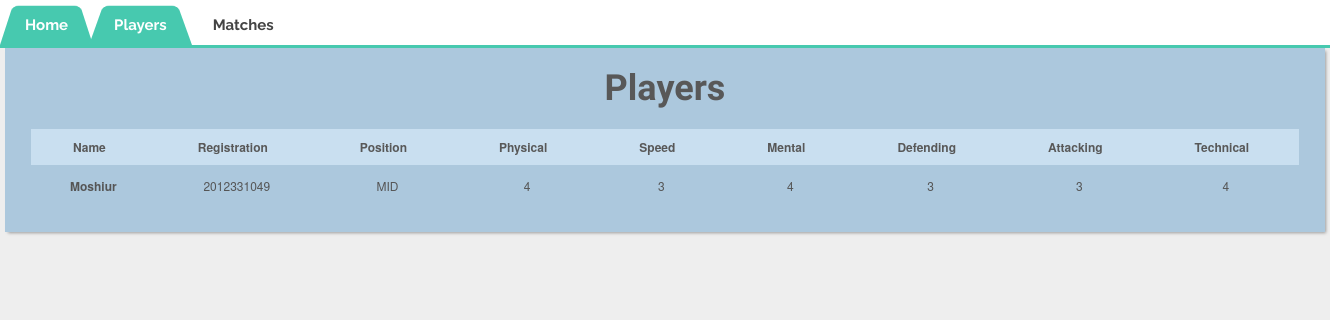
The app's page /php/new/table_2.php?team_id=1 with its own data.
### tables this page shows
CREATE TABLE `player_attributes` (
  `Player_ID` int(11) NOT NULL,
  `Physical` int(11) DEFAULT NULL,
  `Speed` int(11) DEFAULT NULL,
  `Mental` int(11) DEFAULT NULL,
  `Defending` int(11) DEFAULT NULL,
  `Attacking` int(11) DEFAULT NULL,
  `Technical` int(11) DEFAULT NULL
);

CREATE TABLE `player_info` (
  `Player_ID` int(11) NOT NULL,
  `Team_ID` int(11) DEFAULT NULL,
  `First_Name` varchar(100) NOT NULL,
  `Last_Name` varchar(100) NOT NULL,
  `Position` varchar(20) DEFAULT NULL,
  `Team_Preference` varchar(100) DEFAULT NULL,
  `Country_Name` varchar(100) NOT NULL DEFAULT 'Bangladesh'
);

### php/new/table_2.php (the view, shortened to what this page needs)
<?php
require 'db_connect.php';
$ID=$_GET['team_id'];
$query="SELECT First_Name,player_info.Player_ID,position,Physical,Speed,Mental,Defending,Attacking,Technical from player_info,player_attributes where player_info.Player_ID=player_attributes.Player_ID and player_info.Team_ID='$ID'";
$query_run = mysqli_query($con,$query);
$query_num_rows=0;
?>
<head>
        <link rel="stylesheet" href="table_2.css">
    </head>
<body>
<div id='cssmenu'>
<ul id='ul'>
   <li><a href='http://localhost/php/new/menu/'>Home</a></li>
   <li class='active' class='active'><a href='http://localhost/php/new/table_2.php?team_id=<?php echo $ID ?>'>Players</a></li>
   <li><a href='http://localhost/php/new/match_myteam.php?team_id=<?php echo $ID ?>'>Matches</a></li>
</ul>
</div>
 <div id="wrapper">
  <h1>Players</h1>
	<?php
			if(!$query_run){
		?>
			<h1>Error!</h1>
		<?php
			}
			else{
				$query_num_rows = mysqli_num_rows($query_run);
			}
				if($query_num_rows==0){
		?>
				<h1>No Players Yet!</h1>
		<?php
				}
				else{
		?>
	<table id="keywords" cellspacing="0" cellpadding="0">
	<thead>
      <tr>
        <th><span>Name</span></th>
		<th><span>Registration</span></th>
        <th><span>Position</span></th>
        <th><span>Physical</span></th>
        <th><span>Speed</span></th>
        <th><span>Mental</span></th>
		<th><span>Defending</span></th>
		<th><span>Attacking</span></th>
		<th><span>Technical</span></th>
      </tr>
    </thead>
    <tbody>
		<?php
			while($row = mysqli_fetch_array($query_run))
			     {
		?>
      <tr>
        <td class="lalign"><?php echo $row[0]?></td>
        <td><?php echo $row[1]?></td>
        <td><?php echo $row[2]?></td>
        <td><?php echo $row[3]?></td>
        <td><?php echo $row[4]?></td>
		<td><?php echo $row[5]?></td>
		<td><?php echo $row[6]?></td>
		<td><?php echo $row[7]?></td>
		<td><?php echo $row[8]?></td>
      </tr>
	  <?php
			     }
			}
	   ?>
    </tbody>
  </table>
 </div>
</body>

### php/new/table_2.css (style rules this page uses)
#cssmenu, #cssmenu ul, #cssmenu ul li, #cssmenu ul li a { margin: 0; padding: 0; border: 0; list-style: none; line-height: 1; display: block; position: relative; -webkit-box-sizing: border-box; -moz-box-sizing: border-box; box-sizing: border-box; }
#cssmenu:after, #cssmenu > ul:after { content: "."; display: block; clear: both; visibility: hidden; visibility: hidden; line-height: 0; height: 0; }
#cssmenu { width: auto; border-bottom: 3px solid #47c9af; font-family: Raleway, sans-serif; line-height: 1; }
#cssmenu ul { background: #ffffff; }
#cssmenu > ul > li { float: left; }
#cssmenu > ul > li > a { z-index: 2; padding: 18px 25px 12px 25px; font-size: 15px; font-weight: bolder; text-decoration: none; color: #444444; -webkit-transition: all .2s ease; -moz-transition: all .2s ease; -ms-transition: all .2s ease; -o-transition: all .2s ease; transition: all .2s ease; margin-right: -4px; }
#cssmenu > ul > li.active > a, #cssmenu > ul > li:hover > a, #cssmenu > ul > li > a:hover { color: #ffffff; }
#cssmenu > ul > li > a:after { position: absolute; left: 0; bottom: 0; right: 0; z-index: -1; width: 100%; height: 120%; border-top-left-radius: 8px; border-top-right-radius: 8px; content: ""; -webkit-transition: all .2s ease; -o-transition: all .2s ease; transition: all .2s ease; -webkit-transform: perspective(5px) rotateX(2deg); -webkit-transform-origin: bottom; -moz-transform: perspective(5px) rotateX(2deg); -moz-transform-origin: bottom; transform: perspective(5px) rotateX(2deg); transform-origin: bottom; }
#cssmenu > ul > li.active > a:after, #cssmenu > ul > li:hover > a:after, #cssmenu > ul > li > a:hover:after { background: #47c9af; }
html, body, div, span, applet, object, iframe, h1, h2, h3, h4, h5, h6, p, blockquote, pre, a, abbr, acronym, address, big, cite, code, del, dfn, em, img, ins, kbd, q, s, samp, small, strike, strong, sub, sup, tt, var, b, u, i, center, dl, dt, dd, ol, ul, li, fieldset, form, label, legend, table, caption, tbody, tfoot, thead, tr, th, td, article, aside, canvas, details, embed, figure, figcaption, footer, header, hgroup, menu, nav, output, ruby, section, summary, time, mark, audio, video { margin: 0; padding: 0; border: 0; font-size: 100%; font: inherit; vertical-align: baseline; outline: none; -webkit-font-smoothing: antialiased; -webkit-text-size-adjust: 100%; -ms-text-size-adjust: 100%; -webkit-box-sizing: border-box; -moz-box-sizing: border-box; box-sizing: border-box; }
body { background: #eee url('http://i.imgur.com/eeQeRmk.png'); font-family: 'Helvetica Neue', Helvetica, Arial, sans-serif; font-size: 62.5%; line-height: 1; color: #585858; padding-bottom: 55px; }
ol, ul { list-style: none; }
table { border-collapse: collapse; border-spacing: 0; }
h1 { font-family: 'Amarante', Tahoma, sans-serif; font-weight: bold; font-size: 3.6em; line-height: 1.7em; margin-bottom: 10px; text-align: center; }
#wrapper { display: block; width: 1320px; background: #acc8dd; margin: 0 auto; padding: 10px 17px; -webkit-box-shadow: 2px 2px 3px -1px rgba(0,0,0,0.35); }
#keywords { margin: 0 auto; font-size: 1.2em; margin-bottom: 15px; }
#keywords thead { cursor: pointer; background: #c9dff0; }
#keywords thead tr th { font-weight: bold; padding: 12px 30px; padding-left: 42px; }
#keywords thead tr th span { padding-right: 20px; background-repeat: no-repeat; background-position: 100% 100%; }
#keywords tbody tr { color: #555; }
#keywords tbody tr td { text-align: center; padding: 15px 10px; }
#keywords tbody tr td.lalign { text-align: middle; font-weight: bold; }

### records on screen
player_attributes: Player_ID.First_Name "Moshiur", Player_ID.Player_ID "2012331049", Player_ID.Position "MID", Physical "4", Speed "3", Mental "4", Defending "3", Attacking "3", Technical "4"
